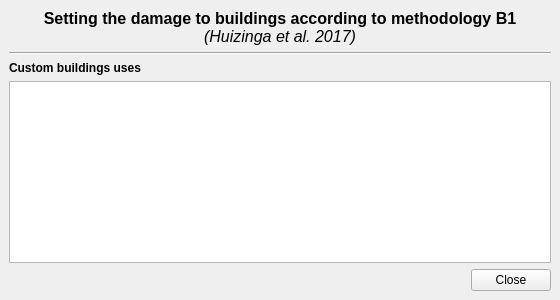
<?xml version="1.0" encoding="UTF-8"?>
<ui version="4.0">
 <class>SettingB1</class>
 <widget class="QMainWindow" name="SettingB1">
  <property name="geometry">
   <rect>
    <x>0</x>
    <y>0</y>
    <width>560</width>
    <height>300</height>
   </rect>
  </property>
  <property name="sizePolicy">
   <sizepolicy hsizetype="Fixed" vsizetype="Fixed">
    <horstretch>0</horstretch>
    <verstretch>0</verstretch>
   </sizepolicy>
  </property>
  <property name="minimumSize">
   <size>
    <width>560</width>
    <height>300</height>
   </size>
  </property>
  <property name="maximumSize">
   <size>
    <width>560</width>
    <height>300</height>
   </size>
  </property>
  <property name="windowTitle">
   <string>MainWindow</string>
  </property>
  <property name="autoFillBackground">
   <bool>true</bool>
  </property>
  <widget class="QWidget" name="centralwidget">
   <layout class="QVBoxLayout" name="verticalLayout_2">
    <item>
     <widget class="QLabel" name="label">
      <property name="text">
       <string>&lt;html&gt;&lt;head/&gt;&lt;body&gt;&lt;p&gt;&lt;span style=&quot; font-size:12pt; font-weight:700;&quot;&gt;Setting the damage to buildings according to methodology B1&lt;br/&gt;&lt;/span&gt;&lt;span style=&quot; font-size:12pt; font-style:italic;&quot;&gt;(Huizinga et al. 2017)&lt;/span&gt;&lt;/p&gt;&lt;/body&gt;&lt;/html&gt;</string>
      </property>
      <property name="alignment">
       <set>Qt::AlignCenter</set>
      </property>
      <property name="wordWrap">
       <bool>true</bool>
      </property>
     </widget>
    </item>
    <item>
     <widget class="Line" name="line">
      <property name="orientation">
       <enum>Qt::Horizontal</enum>
      </property>
     </widget>
    </item>
    <item>
     <layout class="QHBoxLayout" name="horizontalLayout_3" stretch="2">
      <item>
       <widget class="QLabel" name="water_Label_2">
        <property name="text">
         <string>&lt;html&gt;&lt;head/&gt;&lt;body&gt;&lt;p&gt;&lt;span style=&quot; font-weight:700;&quot;&gt;Custom buildings uses&lt;/span&gt;&lt;/p&gt;&lt;/body&gt;&lt;/html&gt;</string>
        </property>
       </widget>
      </item>
     </layout>
    </item>
    <item>
     <layout class="QHBoxLayout" name="horizontalLayout_2" stretch="0">
      <item>
       <widget class="QTableView" name="UserUses_Table">
        <property name="sizePolicy">
         <sizepolicy hsizetype="Expanding" vsizetype="Expanding">
          <horstretch>0</horstretch>
          <verstretch>0</verstretch>
         </sizepolicy>
        </property>
        <property name="editTriggers">
         <set>QAbstractItemView::AnyKeyPressed|QAbstractItemView::DoubleClicked</set>
        </property>
        <property name="dragEnabled">
         <bool>true</bool>
        </property>
        <property name="sortingEnabled">
         <bool>true</bool>
        </property>
        <attribute name="verticalHeaderDefaultSectionSize">
         <number>24</number>
        </attribute>
       </widget>
      </item>
     </layout>
    </item>
    <item>
     <layout class="QHBoxLayout" name="horizontalLayout_5" stretch="0,0">
      <item>
       <spacer name="horizontalSpacer_2">
        <property name="orientation">
         <enum>Qt::Horizontal</enum>
        </property>
        <property name="sizeHint" stdset="0">
         <size>
          <width>40</width>
          <height>20</height>
         </size>
        </property>
       </spacer>
      </item>
      <item>
       <widget class="QPushButton" name="Close_Button">
        <property name="text">
         <string>Close</string>
        </property>
       </widget>
      </item>
     </layout>
    </item>
   </layout>
  </widget>
 </widget>
 <resources/>
 <connections/>
</ui>
